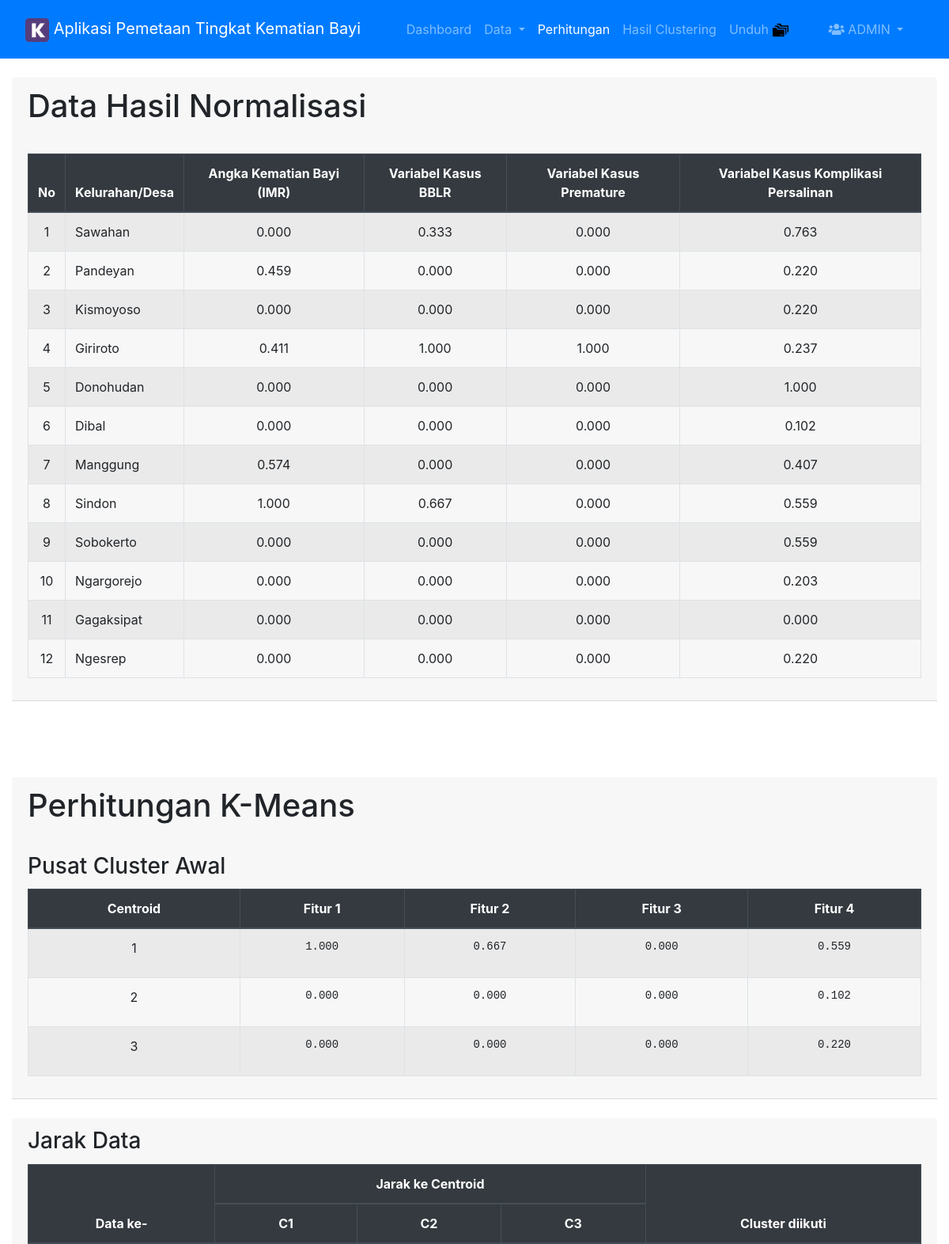
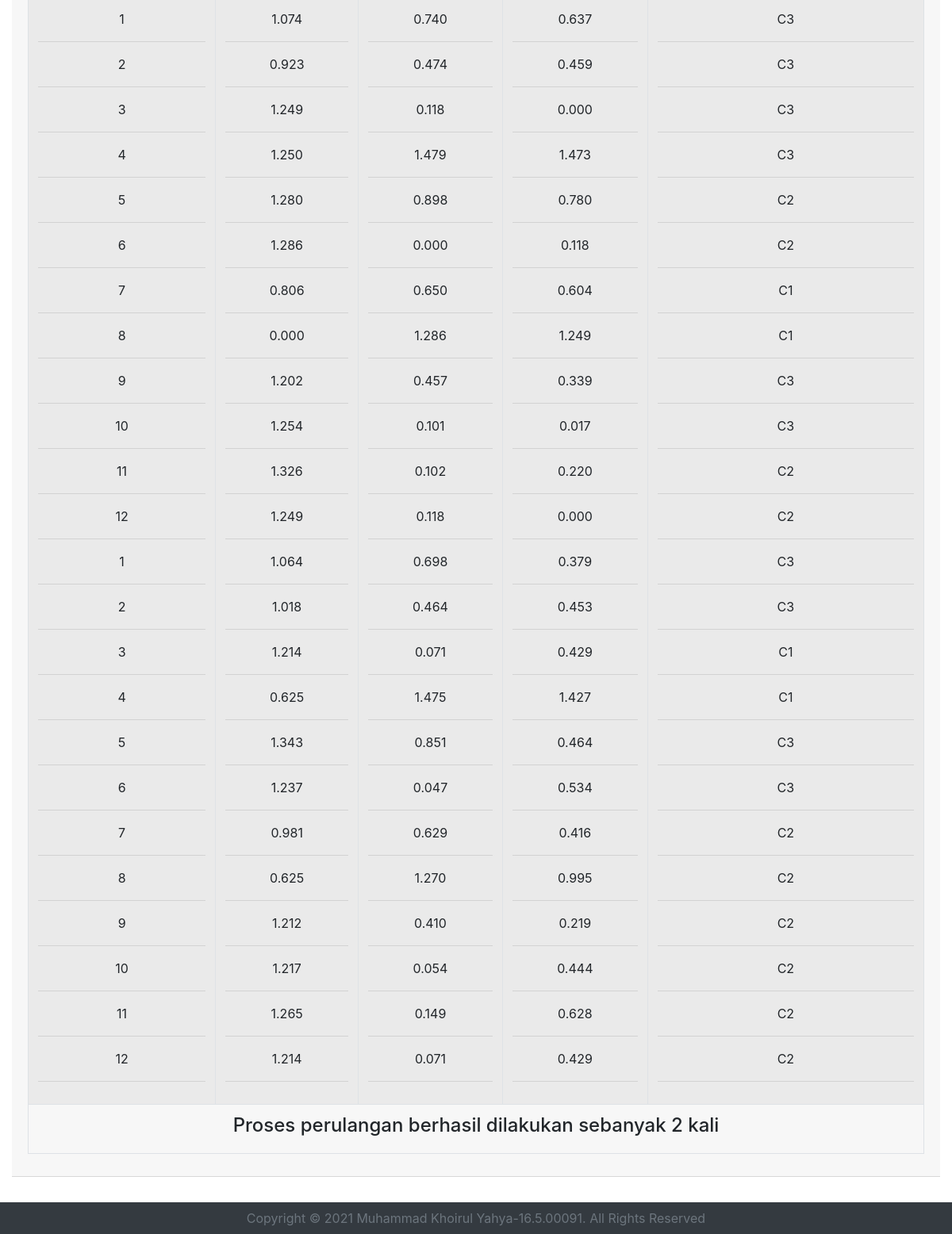
Screenshot of /admin-perhitungan.php (signed in) with the database file from the repository (2 pictures, top to bottom).
### tables this page shows
CREATE TABLE `tb_hasil_normalisasi` (
  `id_hasil_normalisasi` int(11) NOT NULL,
  `id_desa` int(11) NOT NULL,
  `id_variabel` int(11) NOT NULL,
  `var_nAKB` decimal(10,3) NOT NULL,
  `var_nBBLR` decimal(10,3) NOT NULL,
  `var_npremature` decimal(10,3) NOT NULL,
  `var_nKP` decimal(10,3) NOT NULL,
  `set_sementara` varchar(3) NOT NULL
);

CREATE TABLE `tb_desa` (
  `id_desa` int(11) NOT NULL,
  `nama_desa` varchar(50) NOT NULL,
  `polygon` text NOT NULL
);

### hitung_kmeans1.php (called while the page is built)
<?php
$centro1[0] = array('1.000','0.667','0.000','0.559');
$centro2[0] = array('0.000','0.000','0.000','0.102');
$centro3[0] = array('0.000','0.000','0.000','0.220');
?>

### normalisasi.php (called while the page is built, shortened)
<?php
	$host="localhost";
	$user="root";
	$password="password";
	$db="pemetaan_TKB";
	$kon = mysqli_connect($host,$user,$password,$db);
?>
<?php
	function caridatanor($kon,$query){
		$row=$kon->query($query)->fetch_array();
		return $row[0];
	}
	$jumlahdata=caridatanor($kon,"select count(*) from tb_variabel");
	for ($i=0; $i<$jumlahdata; $i++) {
		$clusterawal[$i]="1";
	}
?>

### admin-perhitungan.php (the view, shortened to what this page needs)
<!doctype html>
<html>
<head>
	<link rel="stylesheet" href="src/css/bootstrap.min.css">
	<link rel="stylesheet" href="//use.fontawesome.com/releases/v5.0.7/css/all.css">
</head>
<body>
	<?php
	include "menu-8.php";
	include "normalisasi.php";
	?>
	<div class="container-fluid">
		<div class="row">
			<div class="col-lg-12"><br></div>
			<div class="col-lg-12">
				<div class="card-group">
					<div class="card-header col-lg-12">
						<h1 class="card-title">Data Hasil Normalisasi</h1>
						<br>
						<table class="table table-striped table-bordered">
							<thead class="thead-dark">
								<tr>
									<th><center>No</center></th>
									<th><center>Kelurahan/Desa</center></th>
									<th><center>Angka Kematian Bayi (IMR)</center></th>
									<th><center>Variabel Kasus BBLR</center></th>
									<th><center>Variabel Kasus Premature</center></th>
									<th><center>Variabel Kasus Komplikasi Persalinan</center></th>
								</tr>
							</thead>
							<tbody>
								<?php
								include 'koneksi.php';
								$desa = mysqli_query($koneksi, 'SELECT * FROM tb_hasil_normalisasi RIGHT JOIN tb_desa ON tb_hasil_normalisasi.id_desa = tb_desa.id_desa');
								$no = 1;
								foreach($desa as $key => $val){
									?>
									<tr>
										<td><center><?=$no?></center></td>
										<td><?=$val['nama_desa']?></td>
										<td><center><?=$val['var_nAKB']?></center></td>
										<td><center><?=$val['var_nBBLR']?></center></td>
										<td><center><?=$val['var_npremature']?></center></td>
										<td><center><?=$val['var_nKP']?></center></td>
									</tr>
									<?php
									$no++;
								}
							?>
							</tbody>
						</table>
					</div>
				</div>
			</div>
		</div>
	</div>
	<div class="col-lg-12"><br></div>
	<div class="col-lg-12"><br></div>
	<div class="col-lg-12"><br></div>
	<div class="container-fluid">
		<?php include 'hitung_kmeans1.php';?>
		<div class="row">
			<div class="col-lg-12"><br></div>
			<div class="col-lg-12">
				<div class="card-group">
					<div class="card-header col-lg-12">
						<h1 class="card-title">Perhitungan K-Means</h1>
						<br>
						<h3 class="card-title">Pusat Cluster Awal</h3>
						<table class="table table-striped table-bordered">
							<thead class="thead-dark">
								<tr>
									<th><center>Centroid</center></th>
									<th><center>Fitur 1</center></th>
									<th><center>Fitur 2</center></th>
									<th><center>Fitur 3</center></th>
									<th><center>Fitur 4</center></th>
								</tr>
							</thead>
							<tbody>
									<tr>
										<td><center>1</center></td>
										<td><center><?php echo "<pre>"; print_r($centro1[0][0]); echo "</pre>";?></center></td>
										<td><center><?php echo "<pre>"; print_r($centro1[0][1]); echo "</pre>";?></center></td>
										<td><center><?php echo "<pre>"; print_r($centro1[0][2]); echo "</pre>";?></center></td>
										<td><center><?php echo "<pre>"; print_r($centro1[0][3]); echo "</pre>";?></center></td>
									</tr>
									<tr>
										<td><center>2</center></td>
										<td><center><?php echo "<pre>"; print_r($centro2[0][0]); echo "</pre>";?></center></td>
										<td><center><?php echo "<pre>"; print_r($centro2[0][1]); echo "</pre>";?></center></td>
										<td><center><?php echo "<pre>"; print_r($centro2[0][2]); echo "</pre>";?></center></td>
										<td><center><?php echo "<pre>"; print_r($centro2[0][3]); echo "</pre>";?></center></td>
									</tr>
									<tr>
										<td><center>3</center></td>
										<td><center><?php echo "<pre>"; print_r($centro3[0][0]); echo "</pre>";?></center></td>
										<td><center><?php echo "<pre>"; print_r($centro3[0][1]); echo "</pre>";?></center></td>
										<td><center><?php echo "<pre>"; print_r($centro3[0][2]); echo "</pre>";?></center></td>
										<td><center><?php echo "<pre>"; print_r($centro3[0][3]); echo "</pre>";?></center></td>
									</tr>
							</tbody>
						</table>
					</div>
				</div>
			</div>
		</div>
	</div>
	<div class="container-fluid">
		<div class="row">
			<div class="col-lg-12"><br></div>
			<div class="col-lg-12">
				<div class="card-group">
					<div class="card-header col-lg-12">
						<h3 class="card-title">Jarak Data</h3>
						<table class="table table-striped table-bordered">
							<thead class="thead-dark">
								<tr>
									<th rowspan="2"><center>Data ke-</center></th>
									<th colspan="3"><center>Jarak ke Centroid</center></th>
									<th rowspan="2"><center>Cluster diikuti</center></th>
								</tr>
								<tr>
									<th><center>C1</center></th>
									<th><center>C2</center></th>
									<th><center>C3</center></th>
								</tr>
							</thead>
							<tbody>
									<tr>
										<td><center>
											<?php
											for ($i = 1; $i <= 12; $i++) {
												echo $i."<hr>";
											}
											for ($j = 1; $j <= 12; $j++) {
												echo $j."<hr>";
											}
											?>
										</center></td>
										<td><center><?php include 'hitung_kmeans.php';?></center></td>
										<td><center><?php include 'hitung_kmeans2.php';?></center></td>
										<td><center><?php include 'hitung_kmeans3.php';?></center></td>
										<td><center>
											<?php
											include 'koneksi.php';
											$desus = mysqli_query($koneksi, 'SELECT * FROM tb_hasil_normalisasi');
											foreach($desus as $key => $vale) {?>
												<?= $vale['set_sementara']."<hr>"; ?>
												<?= $vale['set_sementara']."<hr>"; ?>
												<?php
											}
												?>
										</center></td>
									</tr>
									<tr>
										<td colspan="5"><center><?php echo "<h4>Proses perulangan berhasil dilakukan sebanyak $loop kali</h4>";?></center></td>
									</tr>
							</tbody>
						</table>
					</div>
				</div>
			</div>
		</div>
	</div>
	<div class="col-lg-12"><br></div>
	<div class="col-lg-12"><br></div>
	<div class="col-lg-12"><br></div>
	<?php
	include "footer.php";
	?>
</body>
</html>

### hitung_kmeans.php (shortened to what this page needs)
<?php
$mysqli=new mysqli("localhost","root","password","pemetaan_TKB");
function caridata($mysqli,$query){
	$row=$mysqli->query($query)->fetch_array();
	return $row[0];
}
$jumlahmahasiswa=caridata($mysqli,"select count(*) from tb_hasil_normalisasi");
for ($i=0; $i<$jumlahmahasiswa; $i++) {
	$clusterawal[$i]="1";
}
$centro1[0] = array('1.000','0.667','0.000','0.559');
$centro2[0] = array('0.000','0.000','0.000','0.102');
$centro3[0] = array('0.000','0.000','0.000','0.220');
$status='false';
$loop='0';
$x=0;
while ($status=='false'){
	$query="select * from tb_hasil_normalisasi";
	$result=$mysqli->query($query);
	while ($data=mysqli_fetch_assoc($result)){
		extract($data);
		$hasilc1=sqrt(pow($var_nAKB-$centro1[$loop][0],2) +
				pow($var_nBBLR-$centro1[$loop][1],2) +
				pow($var_npremature-$centro1[$loop][2],2)+
				pow($var_nKP-$centro1[$loop][3],2));
		echo number_format($hasilc1,3)."<br>";
		echo "<hr>";
		$hasilc2=sqrt(pow($var_nAKB-$centro2[$loop][0],2) +
				pow($var_nBBLR-$centro2[$loop][1],2) +
				pow($var_npremature-$centro2[$loop][2],2) +
				pow($var_nKP-$centro2[$loop][3],2));
		$hasilc3=sqrt(pow($var_nAKB-$centro3[$loop][0],2) +
				pow($var_nBBLR-$centro3[$loop][1],2) +
				pow($var_npremature-$centro3[$loop][2],2) +
				pow($var_nKP-$centro3[$loop][3],2));
		if ($hasilc1<$hasilc2 && $hasilc1<$hasilc3){
			$clusterakhir[$x]='C1';
		}else if($hasilc2<$hasilc1 && $hasilc2<$hasilc3){
			$clusterakhir[$x]='C2';
		}else{
			$clusterakhir[$x]='C3';
		}
		$x+=1;
	}
	$loop+=1;
	$centro1[$loop][0]=caridata($mysqli,"select avg(var_nAKB) from tb_hasil_normalisasi where set_sementara='C1'");
	$centro1[$loop][1]=caridata($mysqli,"select avg(var_nBBLR) from tb_hasil_normalisasi where set_sementara='C1'");
	$centro1[$loop][2]=caridata($mysqli,"select avg(var_npremature) from tb_hasil_normalisasi where set_sementara='C1'");
	$centro1[$loop][3]=caridata($mysqli,"select avg(var_nKP) from tb_hasil_normalisasi where set_sementara='C1'");
	$centro2[$loop][0]=caridata($mysqli,"select avg(var_nAKB) from tb_hasil_normalisasi where set_sementara='C2'");
	$centro2[$loop][1]=caridata($mysqli,"select avg(var_nBBLR) from tb_hasil_normalisasi where set_sementara='C2'");
	$centro2[$loop][2]=caridata($mysqli,"select avg(var_npremature) from tb_hasil_normalisasi where set_sementara='C2'");
	$centro2[$loop][3]=caridata($mysqli,"select avg(var_nKP) from tb_hasil_normalisasi where set_sementara='C2'");
	$centro3[$loop][0]=caridata($mysqli,"select avg(var_nAKB) from tb_hasil_normalisasi where set_sementara='C3'");
	$centro3[$loop][1]=caridata($mysqli,"select avg(var_nBBLR) from tb_hasil_normalisasi where set_sementara='C3'");
	$centro3[$loop][2]=caridata($mysqli,"select avg(var_npremature) from tb_hasil_normalisasi where set_sementara='C3'");
	$centro3[$loop][3]=caridata($mysqli,"select avg(var_nKP) from tb_hasil_normalisasi where set_sementara='C3'");
	$status='true';
	for ($i=0; $i<$jumlahmahasiswa; $i++) {
		if($clusterawal[$i]!=$clusterakhir[$i]){
			$status='false';
		}
	}
	if ($status=='false'){
		$clusterawal=$clusterakhir;
	}
}
?>

### hitung_kmeans2.php (shortened to what this page needs)
<?php
$mysqli=new mysqli("localhost","root","password","pemetaan_TKB");
function caridata2($mysqli,$query){
	$row=$mysqli->query($query)->fetch_array();
	return $row[0];
}
$jumlahmahasiswa=caridata2($mysqli,"select count(*) from tb_hasil_normalisasi");
for ($i=0; $i<$jumlahmahasiswa; $i++) {
	$clusterawal[$i]="1";
}
$centro1[0] = array('1.000','0.667','0.000','0.559');
$centro2[0] = array('0.000','0.000','0.000','0.102');
$centro3[0] = array('0.000','0.000','0.000','0.220');
$status='false';
$loop='0';
$x=0;
while ($status=='false'){
	$query="select * from tb_hasil_normalisasi";
	$result=$mysqli->query($query);
	while ($data=mysqli_fetch_assoc($result)){
		extract($data);
		$hasilc1=sqrt(pow($var_nAKB-$centro1[$loop][0],2) +
				pow($var_nBBLR-$centro1[$loop][1],2) +
				pow($var_npremature-$centro1[$loop][2],2)+
				pow($var_nKP-$centro1[$loop][3],2));
		$hasilc2=sqrt(pow($var_nAKB-$centro2[$loop][0],2) +
				pow($var_nBBLR-$centro2[$loop][1],2) +
				pow($var_npremature-$centro2[$loop][2],2) +
				pow($var_nKP-$centro2[$loop][3],2));
		echo number_format($hasilc2,3);
		echo "<hr>";
		$hasilc3=sqrt(pow($var_nAKB-$centro3[$loop][0],2) +
				pow($var_nBBLR-$centro3[$loop][1],2) +
				pow($var_npremature-$centro3[$loop][2],2) +
				pow($var_nKP-$centro3[$loop][3],2));
		if ($hasilc1<$hasilc2 && $hasilc1<$hasilc3){
			$clusterakhir[$x]='C1';
		}else if($hasilc2<$hasilc1 && $hasilc2<$hasilc3){
			$clusterakhir[$x]='C2';
		}else{
			$clusterakhir[$x]='C3';
		}
		$x+=1;
	}
	$loop+=1;
	$centro1[$loop][0]=caridata2($mysqli,"select avg(var_nAKB) from tb_hasil_normalisasi where set_sementara='C1'");
	$centro1[$loop][1]=caridata2($mysqli,"select avg(var_nBBLR) from tb_hasil_normalisasi where set_sementara='C1'");
	$centro1[$loop][2]=caridata2($mysqli,"select avg(var_npremature) from tb_hasil_normalisasi where set_sementara='C1'");
	$centro1[$loop][3]=caridata2($mysqli,"select avg(var_nKP) from tb_hasil_normalisasi where set_sementara='C1'");
	$centro2[$loop][0]=caridata2($mysqli,"select avg(var_nAKB) from tb_hasil_normalisasi where set_sementara='C2'");
	$centro2[$loop][1]=caridata2($mysqli,"select avg(var_nBBLR) from tb_hasil_normalisasi where set_sementara='C2'");
	$centro2[$loop][2]=caridata2($mysqli,"select avg(var_npremature) from tb_hasil_normalisasi where set_sementara='C2'");
	$centro2[$loop][3]=caridata2($mysqli,"select avg(var_nKP) from tb_hasil_normalisasi where set_sementara='C2'");
	$centro3[$loop][0]=caridata2($mysqli,"select avg(var_nAKB) from tb_hasil_normalisasi where set_sementara='C3'");
	$centro3[$loop][1]=caridata2($mysqli,"select avg(var_nBBLR) from tb_hasil_normalisasi where set_sementara='C3'");
	$centro3[$loop][2]=caridata2($mysqli,"select avg(var_npremature) from tb_hasil_normalisasi where set_sementara='C3'");
	$centro3[$loop][3]=caridata2($mysqli,"select avg(var_nKP) from tb_hasil_normalisasi where set_sementara='C3'");
	$status='true';
	for ($i=0; $i<$jumlahmahasiswa; $i++) {
		if($clusterawal[$i]!=$clusterakhir[$i]){
			$status='false';
		}
	}
	if ($status=='false'){
		$clusterawal=$clusterakhir;
	}
}
?>

### hitung_kmeans3.php (shortened to what this page needs)
<?php
$mysqli=new mysqli("localhost","root","password","pemetaan_TKB");
function caridata3($mysqli,$query){
	$row=$mysqli->query($query)->fetch_array();
	return $row[0];
}
$jumlahmahasiswa=caridata3($mysqli,"select count(*) from tb_hasil_normalisasi");
for ($i=0; $i<$jumlahmahasiswa; $i++) {
	$clusterawal[$i]="1";
}
$centro1[0] = array('1.000','0.667','0.000','0.559');
$centro2[0] = array('0.000','0.000','0.000','0.102');
$centro3[0] = array('0.000','0.000','0.000','0.220');
$status='false';
$loop='0';
$x=0;
while ($status=='false'){
	$query="select * from tb_hasil_normalisasi";
	$result=$mysqli->query($query);
	while ($data=mysqli_fetch_assoc($result)){
		extract($data);
		$hasilc1=sqrt(pow($var_nAKB-$centro1[$loop][0],2) +
				pow($var_nBBLR-$centro1[$loop][1],2) +
				pow($var_npremature-$centro1[$loop][2],2)+
				pow($var_nKP-$centro1[$loop][3],2));
		$hasilc2=sqrt(pow($var_nAKB-$centro2[$loop][0],2) +
				pow($var_nBBLR-$centro2[$loop][1],2) +
				pow($var_npremature-$centro2[$loop][2],2) +
				pow($var_nKP-$centro2[$loop][3],2));
		$hasilc3=sqrt(pow($var_nAKB-$centro3[$loop][0],2) +
				pow($var_nBBLR-$centro3[$loop][1],2) +
				pow($var_npremature-$centro3[$loop][2],2) +
				pow($var_nKP-$centro3[$loop][3],2));
		echo number_format($hasilc3,3);
		echo "<hr>";
		if ($hasilc1<$hasilc2 && $hasilc1<$hasilc3){
			$clusterakhir[$x]='C1';
		}else if($hasilc2<$hasilc1 && $hasilc2<$hasilc3){
			$clusterakhir[$x]='C2';
		}else{
			$clusterakhir[$x]='C3';
		}
		$x+=1;
	}
	$loop+=1;
	$centro1[$loop][0]=caridata3($mysqli,"select avg(var_nAKB) from tb_hasil_normalisasi where set_sementara='C1'");
	$centro1[$loop][1]=caridata3($mysqli,"select avg(var_nBBLR) from tb_hasil_normalisasi where set_sementara='C1'");
	$centro1[$loop][2]=caridata3($mysqli,"select avg(var_npremature) from tb_hasil_normalisasi where set_sementara='C1'");
	$centro1[$loop][3]=caridata3($mysqli,"select avg(var_nKP) from tb_hasil_normalisasi where set_sementara='C1'");
	$centro2[$loop][0]=caridata3($mysqli,"select avg(var_nAKB) from tb_hasil_normalisasi where set_sementara='C2'");
	$centro2[$loop][1]=caridata3($mysqli,"select avg(var_nBBLR) from tb_hasil_normalisasi where set_sementara='C2'");
	$centro2[$loop][2]=caridata3($mysqli,"select avg(var_npremature) from tb_hasil_normalisasi where set_sementara='C2'");
	$centro2[$loop][3]=caridata3($mysqli,"select avg(var_nKP) from tb_hasil_normalisasi where set_sementara='C2'");
	$centro3[$loop][0]=caridata3($mysqli,"select avg(var_nAKB) from tb_hasil_normalisasi where set_sementara='C3'");
	$centro3[$loop][1]=caridata3($mysqli,"select avg(var_nBBLR) from tb_hasil_normalisasi where set_sementara='C3'");
	$centro3[$loop][2]=caridata3($mysqli,"select avg(var_npremature) from tb_hasil_normalisasi where set_sementara='C3'");
	$centro3[$loop][3]=caridata3($mysqli,"select avg(var_nKP) from tb_hasil_normalisasi where set_sementara='C3'");
	$status='true';
	for ($i=0; $i<$jumlahmahasiswa; $i++) {
		if($clusterawal[$i]!=$clusterakhir[$i]){
			$status='false';
		}
	}
	if ($status=='false'){
		$clusterawal=$clusterakhir;
	}
}
?>

### rows the page displays
tb_hasil_normalisasi: id_desa.nama_desa "Sawahan", var_nAKB "0.000", var_nBBLR "0.333", var_npremature "0.000", var_nKP "0.763", hasilc1 "1.074", hasilc1 "1.064", hasilc2 "0.740", hasilc2 "0.698", hasilc3 "0.637", hasilc3 "0.379", set_sementara "C3"
tb_hasil_normalisasi: id_desa.nama_desa "Pandeyan", var_nAKB "0.459", var_nBBLR "0.000", var_npremature "0.000", var_nKP "0.220", hasilc1 "0.923", hasilc1 "1.018", hasilc2 "0.474", hasilc2 "0.464", hasilc3 "0.453", set_sementara "C3"
tb_hasil_normalisasi: id_desa.nama_desa "Kismoyoso", var_nAKB "0.000", var_nBBLR "0.000", var_npremature "0.000", var_nKP "0.220", hasilc1 "1.249", hasilc1 "1.214", hasilc2 "0.118", hasilc2 "0.071", hasilc3 "0.429", set_sementara "C2"
tb_hasil_normalisasi: id_desa.nama_desa "Giriroto", var_nAKB "0.411", var_nBBLR "1.000", var_npremature "1.000", var_nKP "0.237", hasilc1 "1.250", hasilc1 "0.625", hasilc2 "1.479", hasilc2 "1.475", hasilc3 "1.473", hasilc3 "1.427", set_sementara "C1"
tb_hasil_normalisasi: id_desa.nama_desa "Donohudan", var_nAKB "0.000", var_nBBLR "0.000", var_npremature "0.000", var_nKP "1.000", hasilc1 "1.280", hasilc1 "1.343", hasilc2 "0.898", hasilc2 "0.851", hasilc3 "0.780", hasilc3 "0.464", set_sementara "C3"
tb_hasil_normalisasi: id_desa.nama_desa "Dibal", var_nAKB "0.000", var_nBBLR "0.000", var_npremature "0.000", var_nKP "0.102", hasilc1 "1.286", hasilc1 "1.237", hasilc2 "0.047", hasilc3 "0.118", hasilc3 "0.534", set_sementara "C2"
tb_hasil_normalisasi: id_desa.nama_desa "Manggung", var_nAKB "0.574", var_nBBLR "0.000", var_npremature "0.000", var_nKP "0.407", hasilc1 "0.806", hasilc1 "0.981", hasilc2 "0.650", hasilc2 "0.629", hasilc3 "0.604", hasilc3 "0.416", set_sementara "C3"
tb_hasil_normalisasi: id_desa.nama_desa "Sindon", var_nAKB "1.000", var_nBBLR "0.667", var_npremature "0.000", var_nKP "0.559", hasilc1 "0.625", hasilc2 "1.286", hasilc2 "1.270", hasilc3 "1.249", hasilc3 "0.995", set_sementara "C1"
tb_hasil_normalisasi: id_desa.nama_desa "Sobokerto", var_nAKB "0.000", var_nBBLR "0.000", var_npremature "0.000", var_nKP "0.559", hasilc1 "1.202", hasilc1 "1.212", hasilc2 "0.457", hasilc2 "0.410", hasilc3 "0.339", hasilc3 "0.219", set_sementara "C3"
tb_hasil_normalisasi: id_desa.nama_desa "Ngargorejo", var_nAKB "0.000", var_nBBLR "0.000", var_npremature "0.000", var_nKP "0.203", hasilc1 "1.254", hasilc1 "1.217", hasilc2 "0.101", hasilc2 "0.054", hasilc3 "0.017", hasilc3 "0.444", set_sementara "C2"
tb_hasil_normalisasi: id_desa.nama_desa "Gagaksipat", var_nAKB "0.000", var_nBBLR "0.000", var_npremature "0.000", var_nKP "0.000", hasilc1 "1.326", hasilc1 "1.265", hasilc2 "0.102", hasilc2 "0.149", hasilc3 "0.220", hasilc3 "0.628", set_sementara "C2"
tb_hasil_normalisasi: id_desa.nama_desa "Ngesrep", var_nAKB "0.000", var_nBBLR "0.000", var_npremature "0.000", var_nKP "0.220", hasilc1 "1.249", hasilc1 "1.214", hasilc2 "0.118", hasilc2 "0.071", hasilc3 "0.429", set_sementara "C2"

### other values shown
$loop "2"
